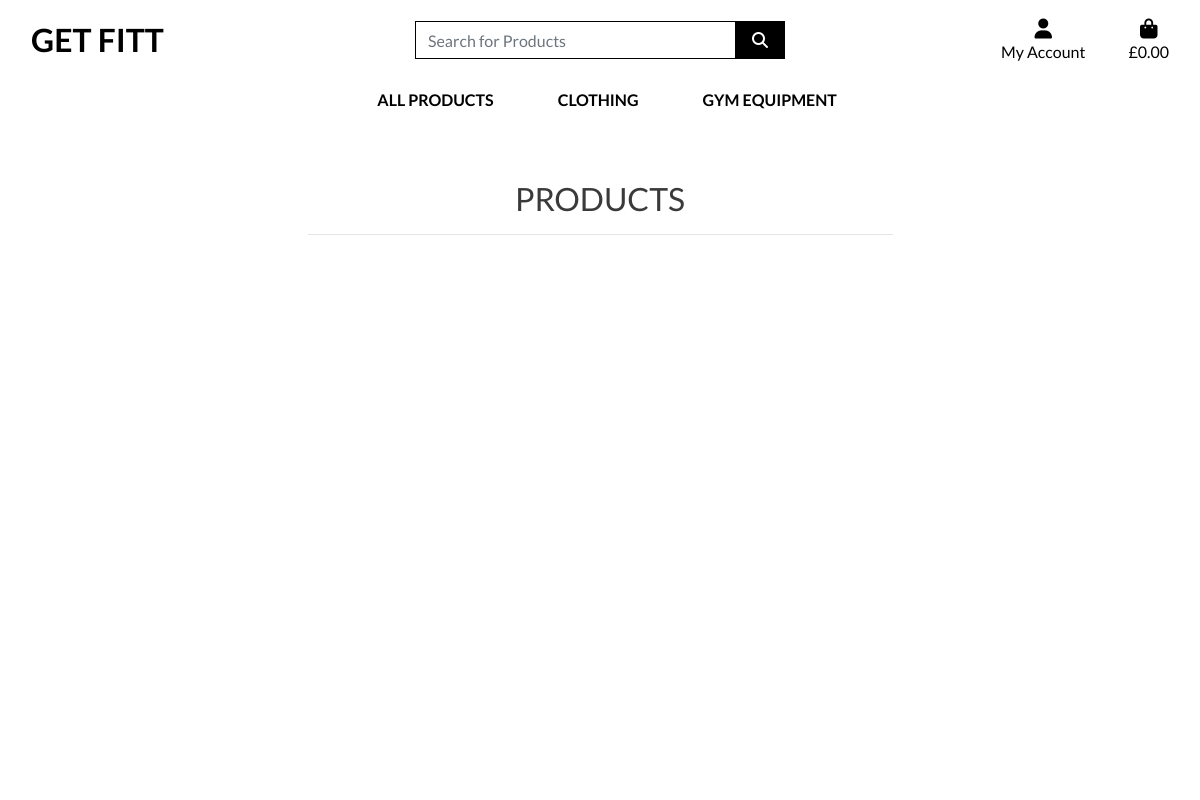
Before: /products/ with the older database file.
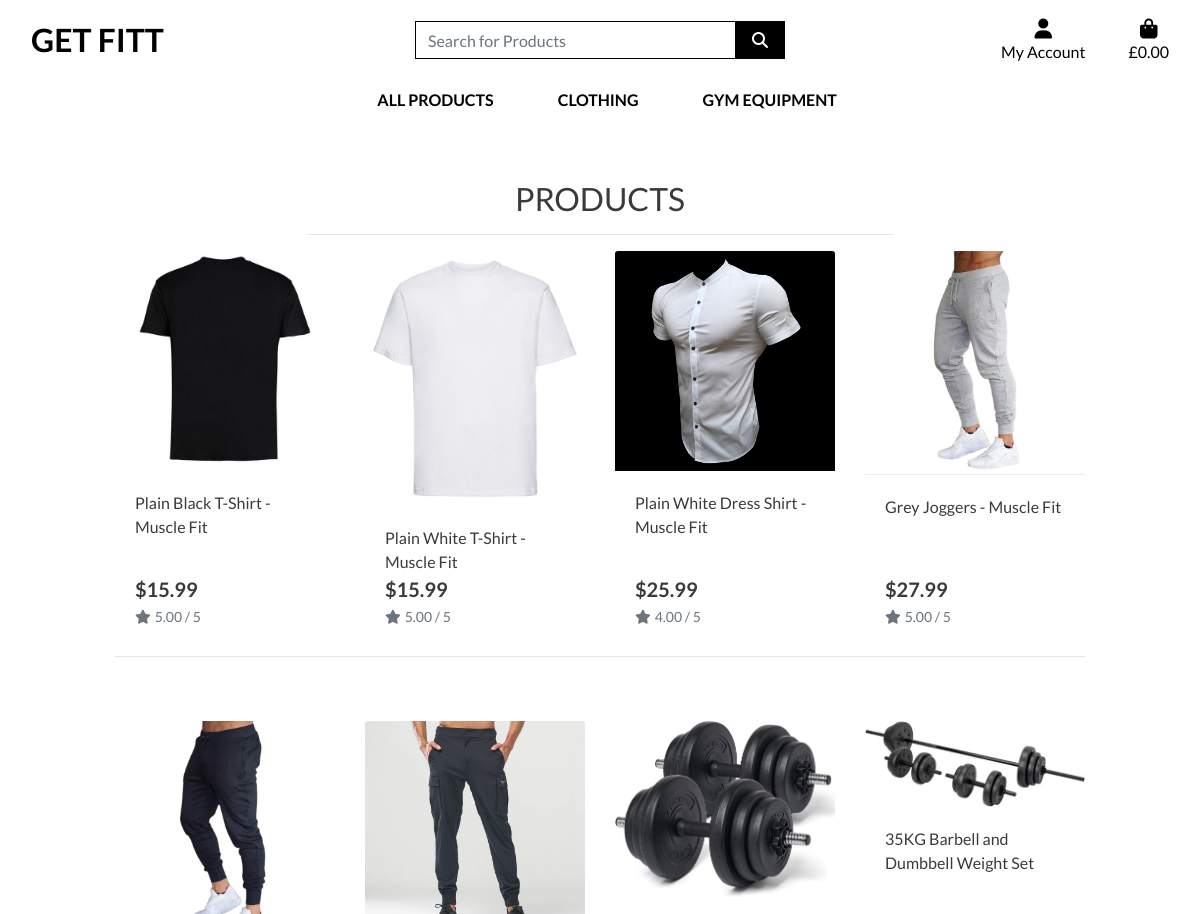
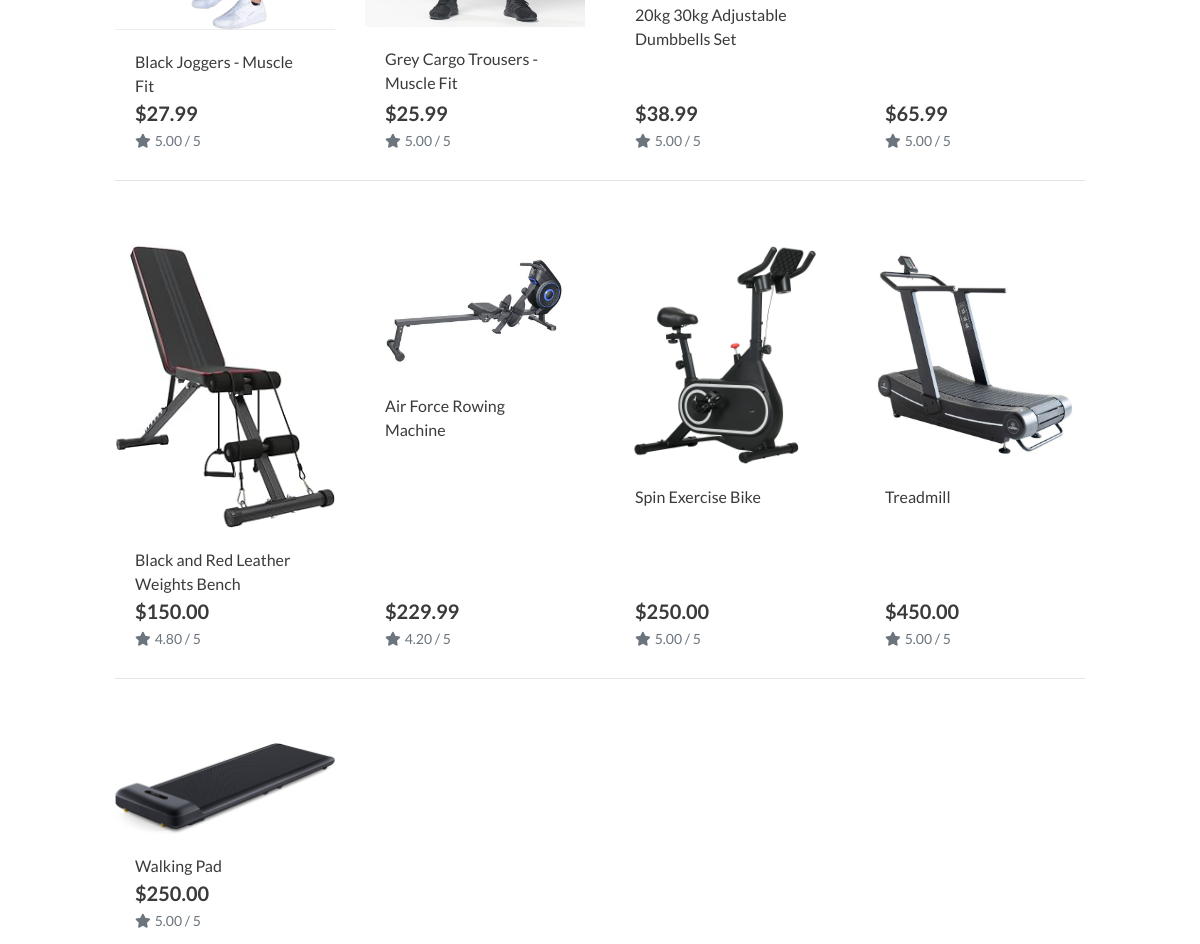
After: the same page with the newer database file (2 pictures, top to bottom).
### products/models.py (models this page shows, shortened)
class Product(models.Model):
    category = models.ForeignKey('Category', null=True, blank=True, on_delete=models.SET_NULL)
    sku = models.CharField(max_length=254, null=True, blank=True)
    name = models.CharField(max_length=254)
    description = models.TextField()
    price = models.DecimalField(max_digits=6, decimal_places=2)
    rating = models.DecimalField(max_digits=6, decimal_places=2, null=True, blank=True)
    image_url = models.URLField(max_length=1024, null=True, blank=True)
    image = models.ImageField(null=True, blank=True)

### products/views.py (the view)
# urls.py: path('', views.all_products, name='products')
def all_products(request):
    products = Product.objects.all()
    context = {
        'products': products,
    }
    return render(request, 'products/products.html', context)

### products/templates/products/products.html (shortened to what this page needs)
{% extends "base.html" %}
{% load static %}
{% block page_header %}
<div class="container header-container">
</div>
{% endblock %}
{% block content %}
<div class="overlay"></div>
<div class="container-fluid">
    <div class="row">
        <div class="col text-center mt-3">
            <h2 class="logo-font">Products</h2>
            <hr class="w-50 mb-1">
        </div>
    </div>
    <div class="row">
        <div class="product-container col-10 offset-1">
            <div class="row">
                {% for product in products %}
                        <div class="col-sm-6 col-md-6 col-lg-4 col-xl-3">
                            <div class="card h-100 border-0">
                                {% if product.image %}
                                <a href="">
                                    <img class="card-img-top img-fluid" src="{{ product.image.url }}" alt="{{ product.name }}">
                                </a>
                                {% else %}
                                <a href="">
                                    <img class="card-img-top img-fluid" src="{{ MEDIA_URL }}noimage.png" alt="{{ product.name }}">
                                </a>
                                {% endif %}
                                <div class="card-body pb-0">
                                    <p class="mb-0">{{ product.name }}</p>
                                </div>
                                <div class="card-footer bg-white pt-0 border-0 text-left">
                                    <div class="row">
                                        <div class="col">
                                            <p class="lead mb-0 text-left font-weight-bold">${{ product.price }}</p>
                                            {% if product.rating %}
                                                <small class="text-muted"><i class="fas fa-star mr-1"></i>{{ product.rating }} / 5</small>
                                            {% else %}
                                                <small class="text-muted">No Rating</small>
                                            {% endif %}
                                        </div>
                                    </div>
                                </div>
                            </div>
                        </div>
                        {% if forloop.counter|divisibleby:4 %}
                            <div class="col-12 d-none d-xl-block mb-5">
                                <hr>
                            </div>
                        {% endif %}
                    {% endfor %}
            </div>
        </div>
    </div>
</div>
{% endblock %}

### templates/base.html (shortened to what this page needs)
{% load static %}
<!doctype html>
<html lang="en">
  <head>
    {% block main_css %}
    <link rel="stylesheet" href="https://cdn.jsdelivr.net/npm/bootstrap@4.6.2/dist/css/bootstrap.min.css">
    <link rel="stylesheet" href="{% static 'css/base.css' %}">
    {% endblock %}
  </head>
  <body>
    <header class="container-fluid fixed-top">
      <div id="topnav" class="row bg-white pt-lg-2 d-none d-lg-flex">
        <div class="col col-12 col-lg-4 my-auto py-1 py-lg-0 text-center text-lg-left">
          <a href="{% url 'home' %}" class="nav-link main-logo-link">
            <h2 class="logo-font text-black my-0"><strong>Get Fitt</strong></h2>
          </a>
        </div>
        <div class="col col-12 col-lg-4 my-auto py-1 py-lg-0 text-center text-lg-left">
          <form action="" method="GET">
            <div class="input-group w-100">
              <input type="text" name="q" placeholder="Search for Products" class="form-control border border-black rounded-0">
                <div class="input-group-append">
                  <button class="form-control btn btn-black border border-black rounded-0" type="submit">
                    <span class="icon">
                      <i class="fas fa-search"></i>
                    </span>
                  </button>
                </div>
            </div>
          </form>
        </div>
        <div class="col col-12 col-lg-4 my-auto py-1 py-lg-0 text-center text-lg-left">
          <ul class="list-inline list-unstyled text-center text-lg-right my-0">
            <li class="list-inline-item dropdown">
              <a href="#" class="text-black nav-link" id="user-options" data-toggle="dropdown" aria-haspopup="true" aria-expanded="false">
                <div class="text-center">
                  <div><i class="fas fa-user fa-lg"></i></div>
                  <p class="my-0">My Account</p>
                </div>
              </a>
            </li>
            <li class="list-inline-item">
              <a class="{% if grand_total %}text-info font-weight-bold{% else %}text-black{% endif %} nav-link" href="">
                <div class="text-center">
                  <div><i class="fas fa-shopping-bag fa-lg"></i></div>
                    <p class="my-0">
                      {% if grand_total %}
                        £{{ grand_total|floatformat:2 }}
                      {% else %}
                        £0.00
                      {% endif %}
                    </p>
                </div>
              </a>
            </li>
          </ul>
        </div>
      </div>
      <div class="row bg-white">
        <nav class="navbar navbar-expand-lg navbar-light w-100">
            {% include 'includes/mobile-top-header.html' %}
            {% include 'includes/main-nav.html' %}
        </nav>
      </div>
    </header>
    {% block page_header %}
    {% endblock %}
    {% block content %}
    {% endblock %}
  </body>
</html>

### templates/includes/mobile-top-header.html (shortened to what this page needs)
<ul>
  </ul>

### templates/includes/main-nav.html (shortened to what this page needs)
<div class="collapse navbar-collapse" id="main-nav">
    <ul class="navbar-nav w-auto mx-auto">
        <li class="nav-item dropdown">
            <a class="logo-font font-weight-bold nav-link text-black mr-5" href="#" id="all-products-link" data-toggle="dropdown" aria-haspopup="true" aria-expanded="false">
                All Products
            </a>
        </li>
        <li class="nav-item dropdown">
            <a class="logo-font font-weight-bold nav-link text-black mr-5" href="#" id="clothing-link" data-toggle="dropdown" aria-haspopup="true" aria-expanded="false">
                Clothing
            </a>
        </li>
        <li class="nav-item dropdown">
            <a class="logo-font font-weight-bold nav-link text-black mr-5" href="#" id="homeware-link" data-toggle="dropdown" aria-haspopup="true" aria-expanded="false">
                Gym Equipment
            </a>
            </li>
    </ul>
</div>

### static/css/base.css (style rules this page uses)
html { height: 100%; }
body { background-position: top right; background: url('/media/homepage_background.jpg') no-repeat; background-size: cover; height: calc(100vh - 164px); color: rgb(59, 58, 58); font-family: 'lato'; }
.icon { align-items: center; display: inline-flex; justify-content: center; height: 1.5rem; width: 1.5rem; }
.logo-font { text-transform: uppercase; }
.main-logo-link { width: fit-content; }
.btn-black { background: black; color: white; }
.text-black { color: #000000 !important; }
.border-black { border: 1px solid black !important; }
.overlay { height: 100%; width: 100%; top: 0; left: 0; position: fixed; background: white; z-index: -1; }
@media (min-width: 1200px) { .container { max-width: 80%; } }
@media (min-width: 992px) { .header-container { padding-top: 164px; } }

Changed rows visible on the page:
added Product: image (picture), name "Plain Black T-Shirt - Muscle Fit", price "15.99", rating "5.00"
added Product: image (picture), name "Plain White T-Shirt - Muscle Fit", price "15.99", rating "5.00"
added Product: image (picture), name "Plain White Dress Shirt - Muscle Fit", price "25.99", rating "4.00"
added Product: image (picture), name "Grey Joggers - Muscle Fit", price "27.99", rating "5.00"
added Product: image (picture), name "Black Joggers - Muscle Fit", price "27.99", rating "5.00"
added Product: image (picture), name "Grey Cargo Trousers - Muscle Fit", price "25.99", rating "5.00"
added Product: image (picture), name "20kg 30kg Adjustable Dumbbells Set", price "38.99", rating "5.00"
added Product: image (picture), name "35KG Barbell and Dumbbell Weight Set", price "65.99", rating "5.00"
added Product: image (picture), name "Black and Red Leather Weights Bench", price "150.00", rating "4.80"
added Product: image (picture), name "Air Force Rowing Machine", price "229.99", rating "4.20"
added Product: image (picture), name "Spin Exercise Bike", price "250.00", rating "5.00"
added Product: image (picture), name "Treadmill", price "450.00", rating "5.00"
added Product: image (picture), name "Walking Pad", price "250.00", rating "5.00"
